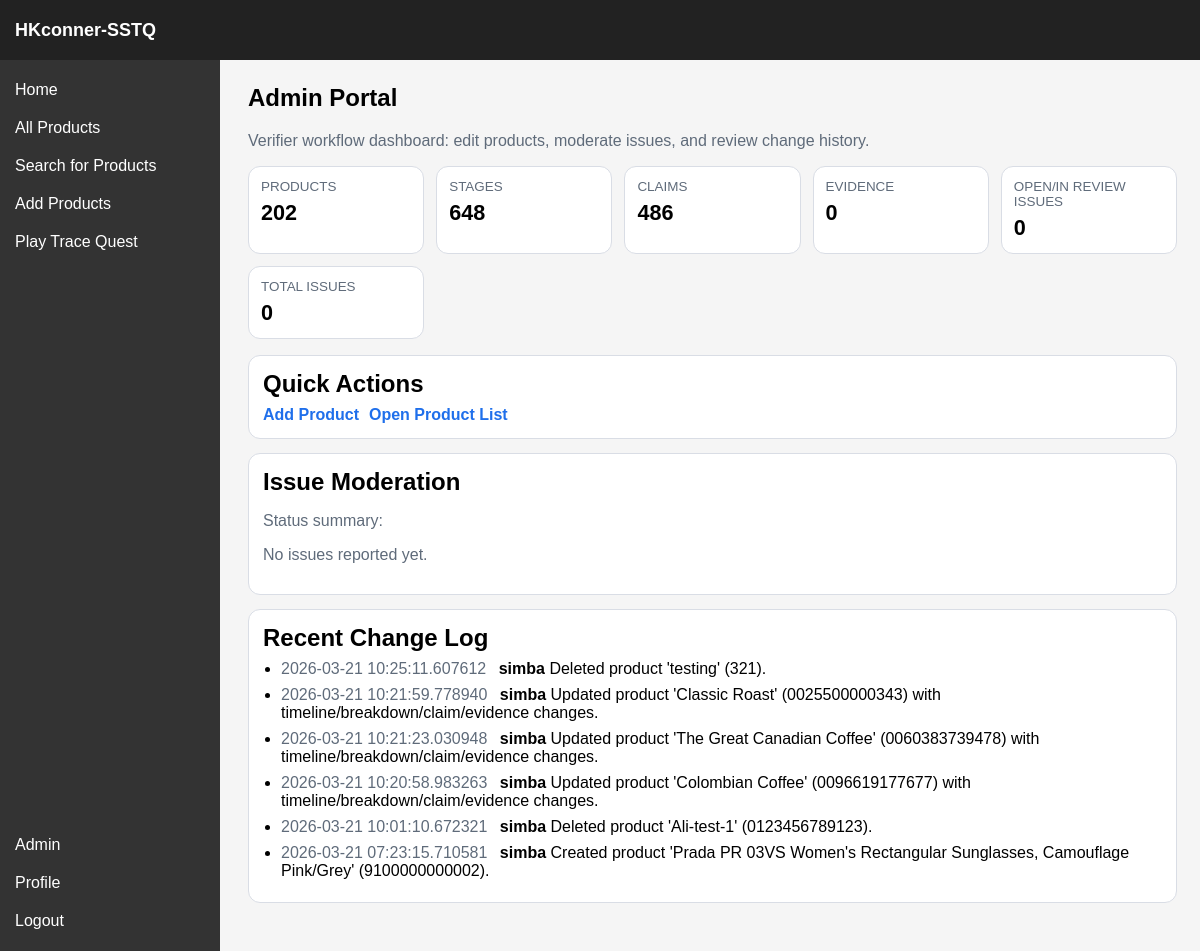
Page /admin (signed in) on the earlier database version.
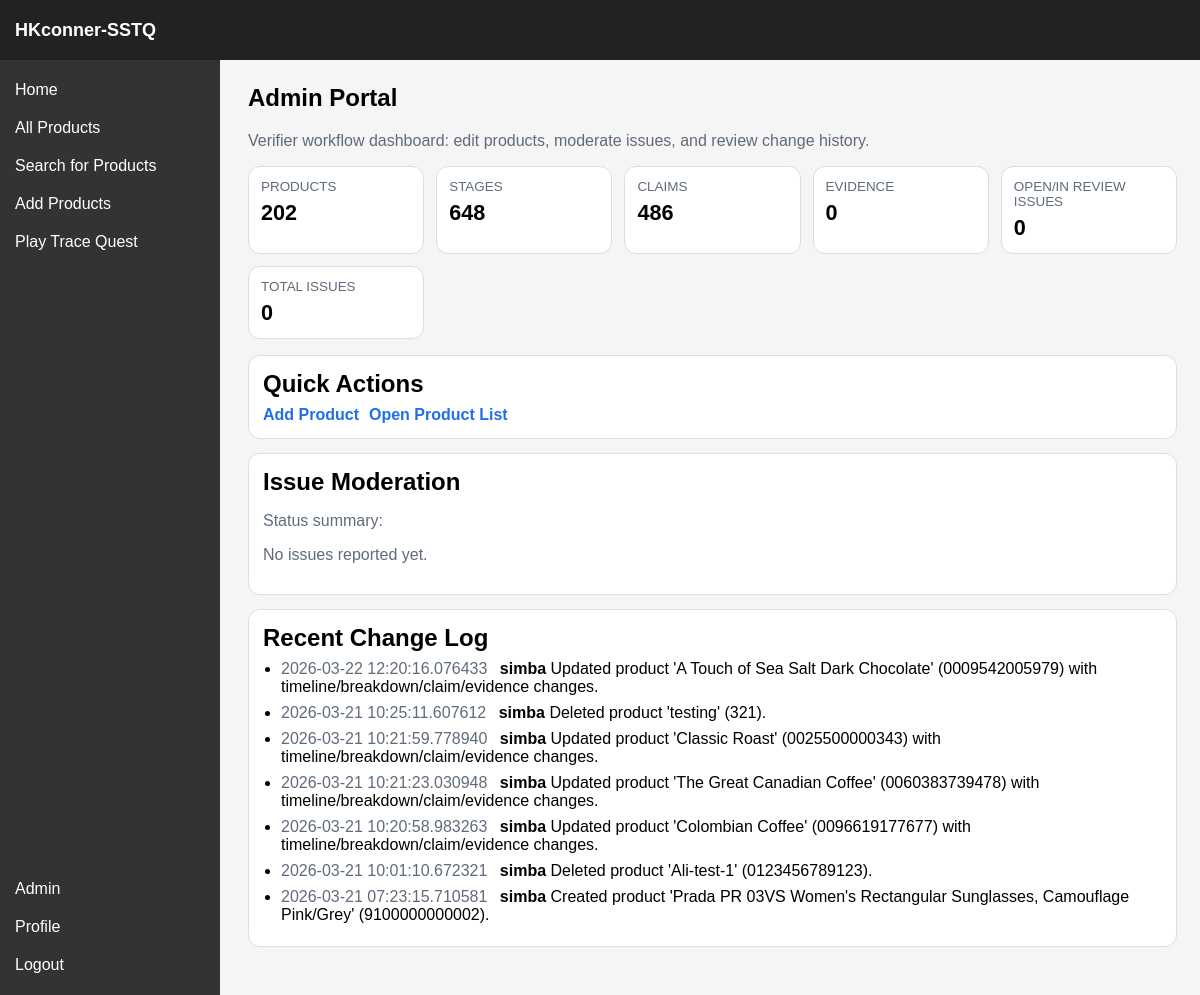
Same page on the later database version.
### sstq/models.py (models this page shows, shortened)
class ChangeLog(db.Model):
    __tablename__ = "changelogs"
    log_id = db.Column(db.Integer, primary_key=True)
    user_id = db.Column(db.Integer, db.ForeignKey("users.user_id"), nullable=False)
    timestamp = db.Column(db.DateTime, default=lambda: datetime.now(timezone.utc), nullable=False)
    change_summary = db.Column(db.String(512), nullable=False)
    user = db.relationship("User", backref="changelogs")

class User(db.Model, UserMixin):
    __tablename__ = "users"
    user_id = db.Column(db.Integer, primary_key=True)
    username = db.Column(db.String(64), unique=True, nullable=False)
    role = db.Column(db.String(16), default="consumer", nullable=False)
    password_hash = db.Column(db.String(256), nullable=False)
    @property
    def is_verifier(self):
        return self.role == "verifier"
    @property
    def is_admin(self):
        return self.role == "admin"

### sstq/routes/admin.py (the view)
@admin_bp.route("/admin", methods=["GET"])
@roles_required("verifier", "admin")
def admin():
    issue_rows = (
        db.session.query(Issue, Claim, Product, User)
        .join(Claim, Issue.claim_id == Claim.claim_id)
        .join(Product, Claim.product_barcode == Product.barcode)
        .outerjoin(User, Issue.user_id == User.user_id)
        .order_by(Issue.issue_id.desc())
        .limit(60)
        .all()
    )
    recent_changes = (
        db.session.query(ChangeLog, User)
        .join(User, ChangeLog.user_id == User.user_id)
        .order_by(ChangeLog.timestamp.desc())
        .limit(20)
        .all()
    )
    stats = {
        "products": Product.query.count(),
        "stages": Stage.query.count(),
        "claims": Claim.query.count(),
        "evidence": Evidence.query.count(),
        "issues_open": Issue.query.filter(Issue.status.in_(["open", "in_review"])).count(),
        "issues_total": Issue.query.count(),
    }
    status_breakdown = dict(
        db.session.query(Issue.status, db.func.count(Issue.issue_id))
        .group_by(Issue.status)
        .all()
    )
    return render_template(
        "admin.html",
        issue_rows=issue_rows,
        recent_changes=recent_changes,
        stats=stats,
        status_breakdown=status_breakdown,
    )

### sstq/routes/auth.py (called while the page is built)
@login_manager.user_loader
def load_user(user_id):
    return db.session.get(User, int(user_id))

### sstq/templates/admin.html (shortened to what this page needs)
{% extends "base.html" %}
{% block custom_css %}<link rel="stylesheet" href="{{ url_for('static', filename='css/admin.css') }}">{% endblock %}
{% block content %}
<section class="admin-page">
    <h1>Admin Portal</h1>
    <p class="intro">Verifier workflow dashboard: edit products, moderate issues, and review change history.</p>
    <div class="stats-grid">
        <article class="stat-card"><p class="label">Products</p><p class="value">{{ stats.products }}</p></article>
        <article class="stat-card"><p class="label">Stages</p><p class="value">{{ stats.stages }}</p></article>
        <article class="stat-card"><p class="label">Claims</p><p class="value">{{ stats.claims }}</p></article>
        <article class="stat-card"><p class="label">Evidence</p><p class="value">{{ stats.evidence }}</p></article>
        <article class="stat-card"><p class="label">Open/In Review Issues</p><p class="value">{{ stats.issues_open }}</p></article>
        <article class="stat-card"><p class="label">Total Issues</p><p class="value">{{ stats.issues_total }}</p></article>
    </div>
    <section class="panel">
        <h2>Quick Actions</h2>
        <div class="action-row">
            <a class="action-link" href="{{ url_for('product.product_add') }}">Add Product</a>
            <a class="action-link" href="{{ url_for('product.product') }}">Open Product List</a>
        </div>
    </section>
    <section class="panel">
        <h2>Issue Moderation</h2>
        <p class="muted">Status summary:
        </p>
        {% if issue_rows %}
            <div class="table-wrap">
                <table>
                    <thead>
                        <tr>
                            <th>Issue</th>
                            <th>Product</th>
                            <th>Claim</th>
                            <th>Reporter</th>
                            <th>Status</th>
                            <th>Resolution Note</th>
                            <th>Update</th>
                        </tr>
                    </thead>
                    <tbody>
                        {% for issue, claim, product, user in issue_rows %}
                            <tr>
                                <td>
                                    <strong>#{{ issue.issue_id }}</strong><br>
                                    <span class="muted">{{ issue.issue_type }}</span><br>
                                    {{ issue.description }}
                                </td>
                                <td>
                                    <a href="{{ url_for('product.product_detail', barcode=product.barcode) }}">{{ product.name }}</a><br>
                                    <span class="muted">{{ product.barcode }}</span>
                                </td>
                                <td>{{ claim.claim_type }}</td>
                                <td>{{ user.username if user else "anonymous" }}</td>
                                <td>{{ issue.status }}</td>
                                <td>{{ issue.resolution_note or "-" }}</td>
                                <td>
                                    <form method="POST" action="{{ url_for('admin.update_issue', issue_id=issue.issue_id) }}" class="issue-form">
                                        <select name="status" required>
                                            {% set current_status = issue.status or 'open' %}
                                            <option value="open" {% if current_status == 'open' %}selected{% endif %}>open</option>
                                            <option value="in_review" {% if current_status == 'in_review' %}selected{% endif %}>in_review</option>
                                            <option value="resolved" {% if current_status == 'resolved' %}selected{% endif %}>resolved</option>
                                            <option value="rejected" {% if current_status == 'rejected' %}selected{% endif %}>rejected</option>
                                        </select>
                                        <input name="resolution_note" placeholder="Resolution note" value="{{ issue.resolution_note or '' }}">
                                        <button type="submit">Save</button>
                                    </form>
                                </td>
                            </tr>
                        {% endfor %}
                    </tbody>
                </table>
            </div>
        {% else %}
            <p class="muted">No issues reported yet.</p>
        {% endif %}
    </section>
    <section class="panel">
        <h2>Recent Change Log</h2>
        {% if recent_changes %}
            <ul class="change-list">
                {% for log, user in recent_changes %}
                    <li>
                        <span class="time">{{ log.timestamp }}</span>
                        <strong>{{ user.username }}</strong>
                        <span>{{ log.change_summary }}</span>
                    </li>
                {% endfor %}
            </ul>
        {% else %}
            <p class="muted">No changes logged yet.</p>
        {% endif %}
    </section>
</section>
{% endblock %}

### sstq/templates/base.html (shortened to what this page needs)
<!DOCTYPE html>
<html lang="en">
<head>
    <link rel="stylesheet" href="{{ url_for('static', filename='css/base.css') }}">
    {% block custom_css %}{% endblock %}
</head>
<body>
    <div class="container">
        <div class="header">
            <div class="logo">
                <a href="{{ url_for('home.home') }}">HKconner-SSTQ</a>
            </div>
        </div>
        <div class="sidebar">
            <div class="sidebar-top">
                <a href="{{ url_for('home.home') }}">Home</a>
                <a href="{{ url_for('product.product') }}">All Products</a>
                <a href="{{ url_for('search_product.search_product') }}">Search for Products</a>
                {% if current_user.is_authenticated %}
                    {% if current_user.is_verifier or current_user.is_admin %}
                        <a href="{{ url_for('product.product_add') }}">Add Products</a>
                    {% endif %}
                {% endif %}
                <a href="{{ url_for('tracequest.tracequest') }}">Play Trace Quest</a>
            </div>
            <div class="sidebar-middle"></div>
            <div class="sidebar-bottom">
                {% if current_user.is_authenticated %}
                    {% if current_user.is_admin or current_user.is_verifier %}
                        <a href="{{ url_for('admin.admin') }}">Admin</a>
                    {% endif %}
                    <a href="{{ url_for('profile.profile') }}">Profile</a>
                    <a href="{{ url_for('auth.logout') }}">Logout</a>
                {% else %}
                    <a href="{{ url_for('auth.login') }}">Login</a>
                {% endif %}
            </div>
        </div>
        <div class="content">
            {% block content %}{% endblock %}
        </div>
    </div>
</body>
</html>

### sstq/static/css/base.css (style rules this page uses)
* { box-sizing: border-box; }
body { margin: 0; font-family: Arial, sans-serif; min-height: 100vh; }
.container { display: grid; grid-template-columns: 220px 1fr; grid-template-rows: 60px calc(100vh - 60px); height: 100vh; overflow: hidden; }
.header { grid-column: 1 / 3; display: flex; align-items: center; background-color: #222; color: white; padding: 0 15px; min-height: 60px; }
.logo { margin-right: 20px; }
.logo a { color: white; text-decoration: none; font-weight: bold; font-size: 18px; }
.sidebar { background-color: #333; color: white; padding: 15px; display: flex; flex-direction: column; overflow-y: auto; }
.sidebar-top { display: flex; flex-direction: column; gap: 8px; }
.sidebar-middle { flex-grow: 1; }
.sidebar-bottom { display: flex; flex-direction: column; gap: 8px; }
.sidebar a { display: block; color: white; text-decoration: none; padding: 6px 0; }
.content { padding-left: 20px; padding-right: 15px; overflow-y: auto; background-color: #f5f5f5; }

### sstq/static/css/admin.css (style rules this page uses)
.admin-page { max-width: 1200px; margin: 24px auto; padding: 0 8px 24px; }
.intro { color: #5f6b7a; }
.stats-grid { display: grid; gap: 12px; grid-template-columns: repeat(auto-fit, minmax(160px, 1fr)); margin: 16px 0; }
.stat-card { background: #fff; border: 1px solid #d9dde5; border-radius: 12px; padding: 12px; }
.stat-card .label { margin: 0; color: #5f6b7a; font-size: 0.84rem; text-transform: uppercase; }
.stat-card .value { margin: 6px 0 0; font-size: 1.35rem; font-weight: 700; }
.panel { background: #fff; border: 1px solid #d9dde5; border-radius: 12px; padding: 14px; margin-top: 14px; }
.panel h2 { margin: 0 0 8px; }
.action-row { display: flex; gap: 10px; flex-wrap: wrap; }
.action-link { color: #1f6feb; text-decoration: none; font-weight: 600; }
.muted { color: #5f6b7a; }
.change-list { margin: 0; padding-left: 18px; }
.change-list li { margin-bottom: 8px; }
.time { color: #5f6b7a; margin-right: 8px; }

Differences in the rows shown:
added ChangeLog: timestamp "2026-03-22 12:20:16.076433", username "simba", change_summary "Updated product 'A Touch of Sea Salt Dark Chocolate' (0009542005979) with timeline/breakdown/claim/evidence changes."
